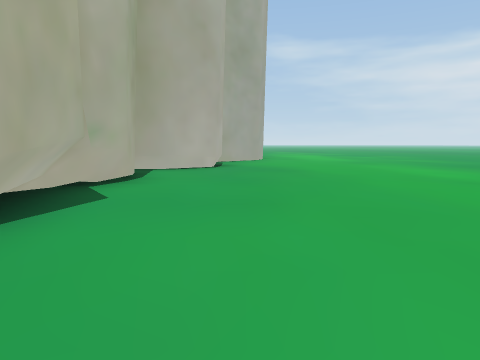
[1] (above)

16 first-person views from a walk through a Unity game level. The camera is 1.2 m above the floor, tilts 6° down and sees 70° across. The floor is counted in squares, 2 m on a side. Each view is taken from the middle of a square. On the plan, view 1 faces up. The plan holds only what a view shows up to about 10 squares ahead; the rest is blank. The place goes on beyond the plan. The player is left out.

[2]
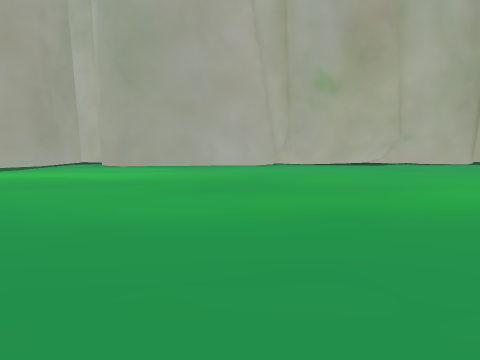

[3]
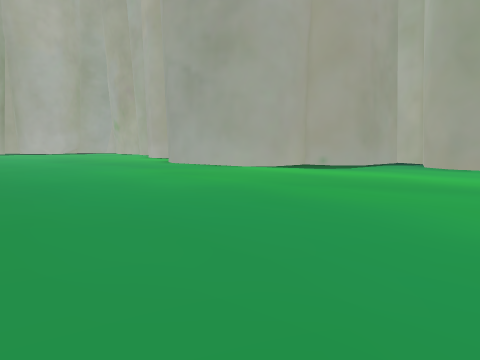

[4]
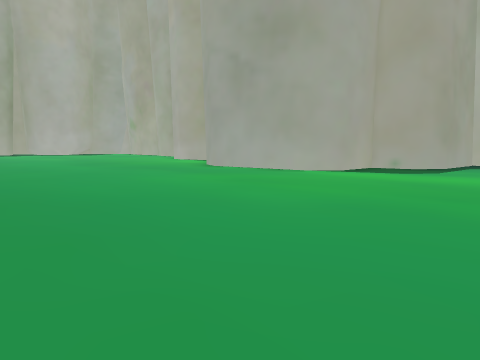

[5]
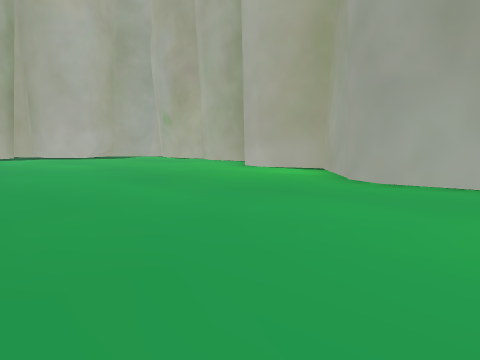

[6]
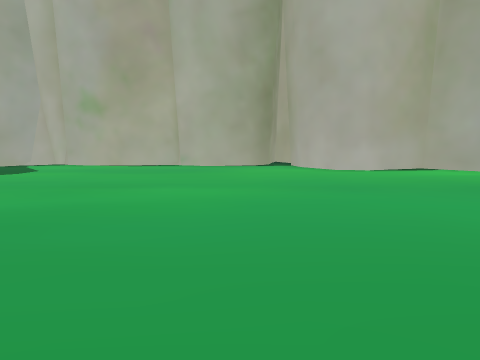

[7]
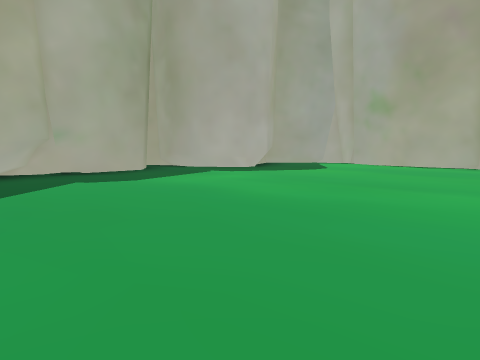

[8]
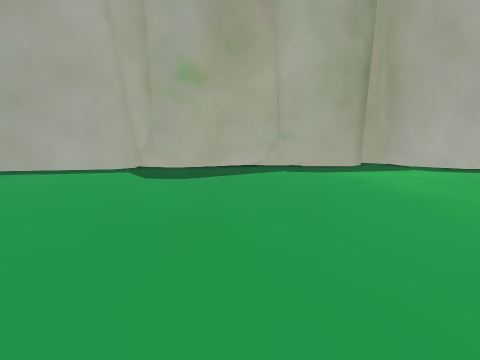

[9]
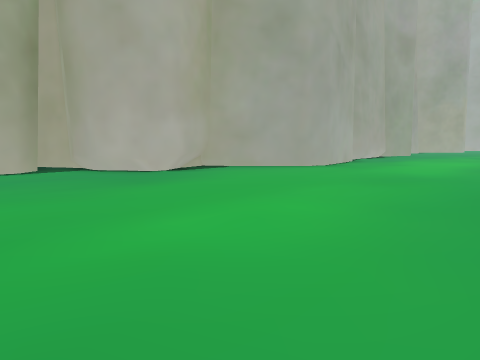

[10]
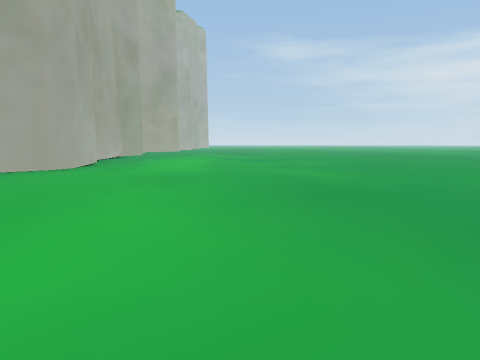

[11]
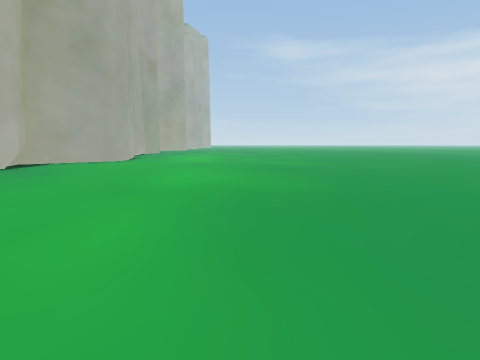

[12]
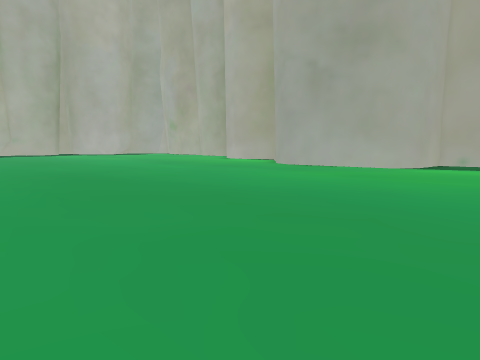

[13]
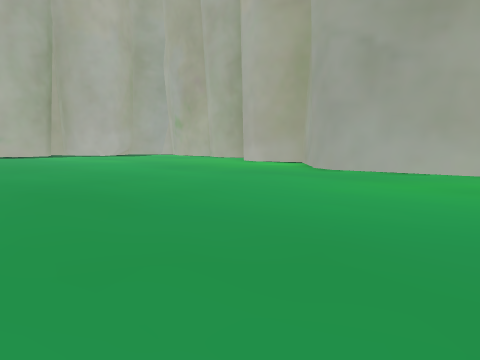

[14]
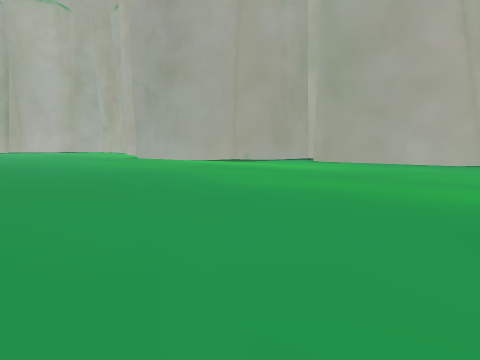

[15]
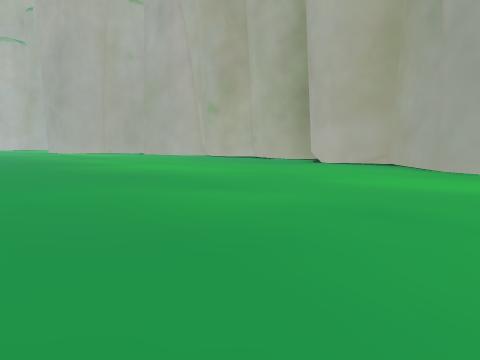

[16]
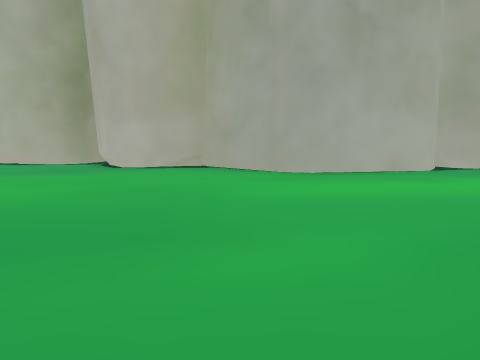

### Floor plan
Points are (right, up) in squares from view 1. A wall is a line through its corners. A room is listed if a view was taken in it or the views show most of it. See-through windows are left out.
Room 1 (views 1, 2, 3, 4, 5, 6, 7, 8, 9, 10, 11, 12, 13, 14, 15, 16)
walls: (1.4, -7.4) (1.8, -10.2) (1.5, -10.9); (-1.9, -4) (-2.9, -4.3); (1.3, -10.9) (-0.4, -12.5) (0.2, -13.9) (0, -14.9) (-0.9, -15.4) (-1.7, -15.6); (-3, -5.2) (-1.3, -5.3) (-0.7, -5.9) (-0.5, -6.8) (0.9, -6.9) (1.4, -7.3) (1.5, -7.7); (-2.2, 1.1) (-1.7, 0.6) (-1.2, -3.2) (-1.6, -3.8); (-1.8, 2.3) (-2, 1.5); (-2.2, 4.8) (-1.9, 2.2); (-2.1, 6.7) (-1.8, 5.6) (-2.1, 4.7); (-2.6, 7.3) (-2, 6.7); (-2.1, -16.1) (-1.5, -16.7) (-1.4, -17.9) (-1.7, -18.7) (-1.6, -21.2) (-1.8, -21.9); (-0.5, 9.4) (-0.6, 8.8) (-1.5, 8.1) (-2.2, 7.9) (-3.2, 8.1); (-2.9, 8.2) (-4.1, 7.6); (-1.2, 11) (-0.5, 9.5); (-1.6, -22) (-1.8, -22.8) (-1.1, -23.4); (-2.1, -22.4) (-1.6, -23); (9, -23.5) (9.3, -23.7) (9.6, -23.7); (0.3, -23.5) (1, -23) (1.8, -23) (2.5, -23.8) (2.8, -24.6) (2.7, -25.5) (3, -25.8); (0.5, 15.6) (0.9, 13.5) (0.7, 12.9) (-1.2, 10.9) (-0.9, 10.4); (5.7, -24.1) (6.3, -24.4); (9.5, -23.8) (10.1, -23) (10.5, -22.9); (3.5, -24.8) (3.9, -24.2) (5.1, -23.8) (6, -24) (8.3, -23.4) (9.1, -23.5)
low walls: (-2.1, 2.8) (-1.9, 2.1); (-2.4, 4.4) (-2.1, 2.9); (-1.9, 6.3) (-2, 5.3) (-2.7, 4.2); (-2, 6.7) (-2.1, 5.9); (-1.7, 8.2) (-2.1, 8.1); (-1.5, 10.9) (-1.3, 10.3); (-1.5, 11) (-0.5, 9.4); (2, -23.6) (2.5, -24.1); (4.7, -23.9) (5.2, -23.9); (4.4, -24.1) (5.7, -24.1); (6.3, -24.4) (8.6, -23.6) (9.7, -24)

Where each view was taken, in squares from view 1:
view 1: 0 up, 0 right, facing up
view 2: 0 up, 8 right, facing left
view 3: 1 down, 8 right, facing down-left
view 4: 3 down, 8 right, facing down-left
view 5: 8 down, 7 right, facing down-left
view 6: 17 down, 8 right, facing left
view 7: 17 down, 8 right, facing down-left
view 8: 15 down, 7 right, facing down
view 9: 5 up, 6 right, facing up-left
view 10: 5 up, 5 right, facing up
view 11: 1 up, 5 right, facing up
view 12: 4 down, 10 right, facing down-left
view 13: 6 down, 9 right, facing down-left
view 14: 3 up, 9 right, facing down-left
view 15: 15 up, 9 right, facing down-left
view 16: 12 up, 8 right, facing left
